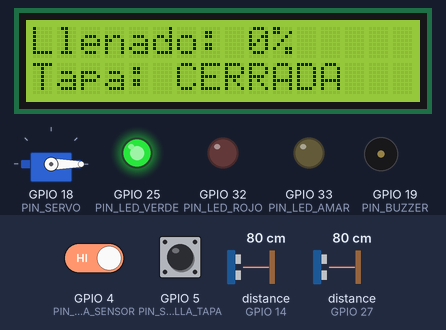
Bench run of a sketch on a simulated ESP32. Parts: 16×2 character LCD, servo, output pins drawn as LEDs (lit = HIGH), buzzer (waves = sounding). Wiring (from diagram.json): 2 × ultrasonic range finder: trigger GPIO 13, echo GPIO 14 / trigger GPIO 26, echo GPIO 27. The inputs (shaded band) are chosen by the test bench; at power-on: distance to the obstacle (sensors on GPIO 14, GPIO 27) 80 cm, GPIO 4 (PIN_SW_FALLA_SENSOR) HIGH, GPIO 5 (PIN_SW_FALLA_TAPA) HIGH. The echo pulse lasts 58.3 µs per cm; WiFi joins after 1.5 s; servers stay silent unless stated; pins used as bus, display or sensor lines are not drawn; what the sketch prints to the serial monitor is not drawn.

Above: at 4.0 s.
4.1 s: distance to the obstacle (sensor on GPIO 14) set to 23 cm
5.6 s: distance to the obstacle (sensor on GPIO 14) set to 19 cm
At 6.9 s:
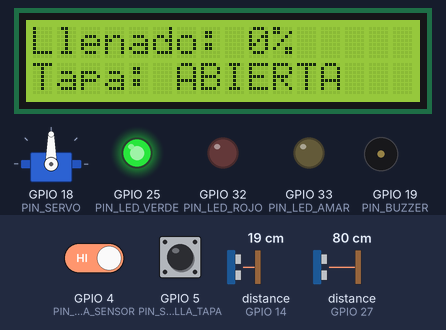
7.5 s: GPIO 4 (PIN_SW_FALLA_SENSOR) driven LOW
At 8.6 s:
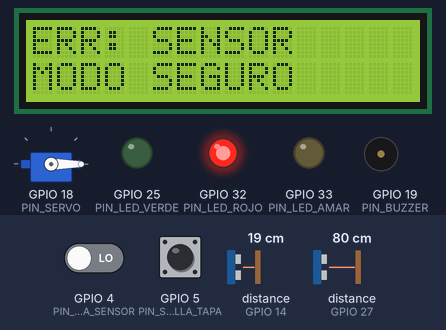
9.6 s: GPIO 4 (PIN_SW_FALLA_SENSOR) driven HIGH
At 9.86 s:
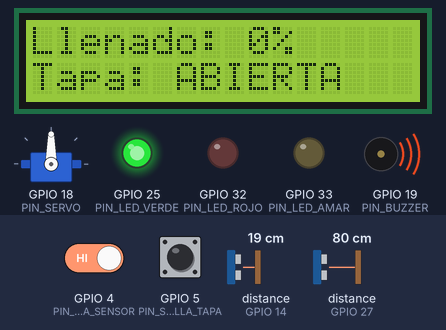
11.3 s: distance to the obstacle (sensor on GPIO 27) set to 22 cm
At 12.7 s:
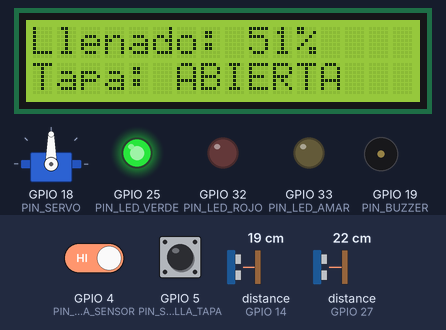
13.0 s: distance to the obstacle (sensor on GPIO 27) set to 18 cm
At 14.3 s:
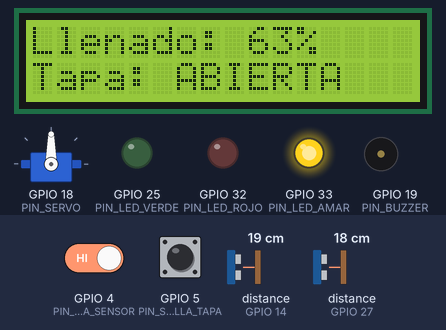
Timing chart, 0 to 15.7 s (numbered marks = the images above; inputs shaded):
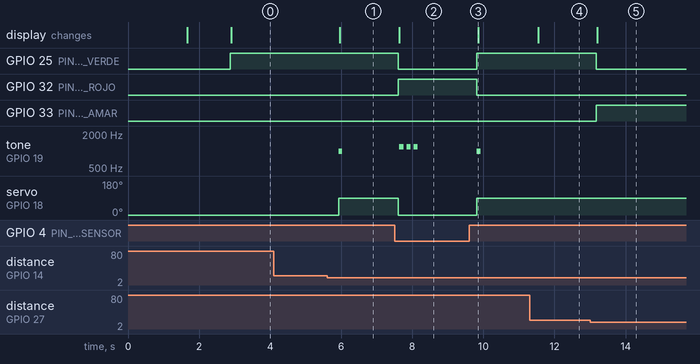

The sketch:

sketch.ino
```cpp
/*
 * Smart Bin — Cesto de Residuos Inteligente con Deteccion de Fallas
 * Alumno: Ricardo Gabriel Diaz | Comision ACM5AV
 * Materia: PP: Integracion Tecnologica (S0D53) — Parcial 2 (Noviembre 2026)
 * Docente: Sebastian Suarez Cores
 *
 * Componentes:
 * - ESP32 DevKit v1 (WiFi Wokwi-GUEST)
 * - Sensor 1: HC-SR04 externo (apertura sin contacto, <= 20 cm)
 * - Sensor 2: HC-SR04 interno (medicion de nivel de llenado)
 * - Actuador 1: Servo SG90 (tapa: 0° cerrada / 90° abierta)
 * - Actuador 2: LCD 16x2 I2C (direccion 0x27)
 * - Actuador 3: Semaforo 3 LEDs (Verde, Amarillo, Rojo con R=220 ohm)
 * - Actuador 4: Buzzer (avisos sonoros)
 * - Simulacion de fallas: 2 slide switches (sensor desconectado y servo trabado)
 */

#include <WiFi.h>
#include <WiFiClientSecure.h>
#include <HTTPClient.h>
#include <Wire.h>
#include <LiquidCrystal_I2C.h>
#include <ESP32Servo.h>

// --- Configuracion de red y Telegram ---
const char* WIFI_SSID = "Wokwi-GUEST";
const char* WIFI_PASS = "";
const int   WIFI_CANAL = 6;

// Credenciales para el bot de Telegram (se cargan antes de probar)
const char* TELEGRAM_TOKEN   = "PEGAR_TOKEN_AQUI";
const char* TELEGRAM_CHAT_ID = "PEGAR_CHAT_ID_AQUI";
bool telegramHabilitado = false;

// --- Pines ESP32 ---
// HC-SR04 externo (deteccion de mano)
const int PIN_TRIG_MANO  = 13;
const int PIN_ECHO_MANO  = 14;

// HC-SR04 interno (nivel de residuos)
const int PIN_TRIG_NIVEL = 26;
const int PIN_ECHO_NIVEL = 27;

// Actuadores
const int PIN_SERVO      = 18;
const int PIN_BUZZER     = 19;
const int PIN_LED_VERDE  = 25;
const int PIN_LED_AMAR   = 33;
const int PIN_LED_ROJO   = 32;

// Interruptores para simular fallas en Wokwi (activos en LOW con INPUT_PULLUP)
const int PIN_SW_FALLA_SENSOR = 4;  // Simula sensor desconectado
const int PIN_SW_FALLA_TAPA   = 5;  // Simula servo atascado

// --- Parametros y calibracion del cesto ---
const float DISTANCIA_APERTURA_CM = 20.0; // Abre a 20 cm o menos
const float ALTURA_CESTO_VACIO_CM = 40.0; // Distancia al fondo = 0% lleno
const float ALTURA_CESTO_LLENO_CM = 5.0;  // Distancia al tope = 100% lleno
const int   UMBRAL_MEDIO_PCT      = 60;   // Amarillo desde 60%
const int   UMBRAL_LLENO_PCT      = 85;   // Rojo y alerta Telegram desde 85%
const int   UMBRAL_BLOQUEO_PCT    = 95;   // Bloqueo de apertura desde 95%
const int   ANGULO_CERRADO        = 0;
const int   ANGULO_ABIERTO        = 90;
const unsigned long TIEMPO_TAPA_ABIERTA_MS = 4000;

// --- Variables y objetos ---
LiquidCrystal_I2C lcd(0x27, 16, 2);
Servo servoTapa;

bool tapaAbierta = false;
unsigned long momentoApertura = 0;

// Banderas para avisar por Telegram solo en el flanco (no spamear en cada loop)
bool alertaLlenoEnviada       = false;
bool alertaFallaSensorEnviada = false;
bool alertaFallaTapaEnviada   = false;
bool fallaTapaActiva          = false;

// Reemplaza espacios y saltos para armar la URL del bot
String codificarURL(const String& texto) {
  String out = "";
  for (size_t i = 0; i < texto.length(); i++) {
    char c = texto.charAt(i);
    if (c == ' ') out += "%20";
    else if (c == '\n') out += "%0A";
    else out += c;
  }
  return out;
}

// Envia un mensaje por HTTPS a la API de Telegram
void enviarTelegram(const String& mensaje) {
  Serial.println("[TELEGRAM] " + mensaje);

  if (!telegramHabilitado) {
    Serial.println("[TELEGRAM] Modo local (falta cargar TOKEN y CHAT_ID).");
    return;
  }
  if (WiFi.status() != WL_CONNECTED) {
    Serial.println("[TELEGRAM] Sin conexion WiFi, se omite el envio.");
    return;
  }

  WiFiClientSecure cliente;
  cliente.setInsecure(); // No usamos certificados raiz para no saturar memoria en el ESP32
  HTTPClient http;
  String url = String("https://api.telegram.org/bot") + TELEGRAM_TOKEN + "/sendMessage";

  http.begin(cliente, url);
  http.addHeader("Content-Type", "application/x-www-form-urlencoded");
  String datos = String("chat_id=") + TELEGRAM_CHAT_ID + "&text=" + codificarURL(mensaje);

  int codigoHTTP = http.POST(datos);
  Serial.printf("[TELEGRAM] Respuesta HTTP: %d\n", codigoHTTP);
  http.end();
}

// Mide distancia en cm; si timeout (sensor desconectado) devuelve -1.0
float medirDistanciaCm(int pinTrig, int pinEcho) {
  digitalWrite(pinTrig, LOW);
  delayMicroseconds(2);
  digitalWrite(pinTrig, HIGH);
  delayMicroseconds(10);
  digitalWrite(pinTrig, LOW);

  // Timeout de 30 ms para no colgar el loop si el sensor no devuelve eco
  unsigned long duracion = pulseIn(pinEcho, HIGH, 30000);
  if (duracion == 0) {
    return -1.0;
  }
  return (duracion * 0.0343) / 2.0;
}

void emitirPitidos(int cantidad, int duracionMs) {
  for (int i = 0; i < cantidad; i++) {
    tone(PIN_BUZZER, 1200, duracionMs);
    delay(duracionMs + 80);
  }
}

void actualizarSemaforo(bool verde, bool amarillo, bool rojo) {
  digitalWrite(PIN_LED_VERDE, verde ? HIGH : LOW);
  digitalWrite(PIN_LED_AMAR,  amarillo ? HIGH : LOW);
  digitalWrite(PIN_LED_ROJO,  rojo ? HIGH : LOW);
}

void mostrarLCD(const String& linea1, const String& linea2) {
  lcd.setCursor(0, 0);
  lcd.print(linea1);
  for (int i = linea1.length(); i < 16; i++) lcd.print(' ');

  lcd.setCursor(0, 1);
  lcd.print(linea2);
  for (int i = linea2.length(); i < 16; i++) lcd.print(' ');
}

void setup() {
  Serial.begin(115200);
  Serial.println("\n--- Iniciando Smart Bin ---");

  // Pines de sensores
  pinMode(PIN_TRIG_MANO,  OUTPUT);
  pinMode(PIN_ECHO_MANO,  INPUT);
  pinMode(PIN_TRIG_NIVEL, OUTPUT);
  pinMode(PIN_ECHO_NIVEL, INPUT);

  // Pines de actuadores
  pinMode(PIN_LED_VERDE, OUTPUT);
  pinMode(PIN_LED_AMAR,  OUTPUT);
  pinMode(PIN_LED_ROJO,  OUTPUT);
  pinMode(PIN_BUZZER,    OUTPUT);

  // Switches para inyectar fallas
  pinMode(PIN_SW_FALLA_SENSOR, INPUT_PULLUP);
  pinMode(PIN_SW_FALLA_TAPA,   INPUT_PULLUP);

  // LCD por bus I2C (SDA=21, SCL=22)
  Wire.begin(21, 22);
  lcd.init();
  lcd.backlight();
  mostrarLCD("Smart Bin", "Iniciando...");

  // Posicion inicial del servo (tapa cerrada)
  servoTapa.attach(PIN_SERVO, 500, 2400);
  servoTapa.write(ANGULO_CERRADO);

  // Si se pegaron credenciales reales habilitamos Telegram
  if (String(TELEGRAM_TOKEN) != "PEGAR_TOKEN_AQUI" && String(TELEGRAM_CHAT_ID) != "PEGAR_CHAT_ID_AQUI") {
    telegramHabilitado = true;
  }

  // Conexion WiFi a Wokwi-GUEST con timeout para que no quede clavado
  mostrarLCD("Conectando WiFi", "Wokwi-GUEST...");
  WiFi.mode(WIFI_STA);
  WiFi.begin(WIFI_SSID, WIFI_PASS, WIFI_CANAL);
  Serial.print("Buscando red WiFi");

  int intentos = 0;
  while (WiFi.status() != WL_CONNECTED && intentos < 60) {
    delay(250);
    Serial.print(".");
    intentos++;
  }

  if (WiFi.status() == WL_CONNECTED) {
    Serial.print("\nWiFi conectado. IP: ");
    Serial.println(WiFi.localIP());
    mostrarLCD("WiFi OK", WiFi.localIP().toString());
    enviarTelegram("Smart Bin conectado y listo.");
  } else {
    Serial.println("\nSin WiFi. Funciona en modo autonomo local.");
    mostrarLCD("Modo Local", "Sin conexion");
  }
  delay(1200);
}

void loop() {
  // 1. Verificamos si estan activos los switches de falla (LOW por pull-up)
  bool simularFallaSensor = (digitalRead(PIN_SW_FALLA_SENSOR) == LOW);
  bool simularFallaTapa   = (digitalRead(PIN_SW_FALLA_TAPA)   == LOW);

  // 2. Leemos distancias de ambos sensores
  float distNivel = simularFallaSensor ? -1.0 : medirDistanciaCm(PIN_TRIG_NIVEL, PIN_ECHO_NIVEL);
  float distMano  = medirDistanciaCm(PIN_TRIG_MANO, PIN_ECHO_MANO);

  // --- Falla 1: Sensor de llenado desconectado o sin lectura ---
  if (distNivel < 0 || distNivel > 400.0) {
    servoTapa.write(ANGULO_CERRADO);
    tapaAbierta = false;
    actualizarSemaforo(false, false, true);
    mostrarLCD("ERR: SENSOR", "MODO SEGURO");
    Serial.println("[FALLA] Sensor de nivel sin lectura valida.");

    if (!alertaFallaSensorEnviada) {
      emitirPitidos(3, 120);
      enviarTelegram("ALERTA: Falla en sensor de nivel. Cesto en Modo Seguro.");
      alertaFallaSensorEnviada = true;
    }
    delay(500);
    return;
  } else if (alertaFallaSensorEnviada) {
    alertaFallaSensorEnviada = false;
    enviarTelegram("INFO: Sensor de nivel normalizado.");
  }

  // 3. Calculo de porcentaje de llenado (40 cm = 0%, 5 cm = 100%)
  float pctFloat = ((ALTURA_CESTO_VACIO_CM - distNivel) / (ALTURA_CESTO_VACIO_CM - ALTURA_CESTO_LLENO_CM)) * 100.0;
  int porcentaje = constrain((int)round(pctFloat), 0, 100);

  // --- Falla 2: Restablecimiento de servo si se destraba el switch ---
  if (!simularFallaTapa && fallaTapaActiva) {
    fallaTapaActiva = false;
    alertaFallaTapaEnviada = false;
    enviarTelegram("INFO: Servo de tapa restablecido.");
  }

  if (fallaTapaActiva) {
    actualizarSemaforo(false, false, true);
    mostrarLCD("ERR: TAPA", "REVISAR SERVO");
    delay(500);
    return;
  }

  // 4. Semáforo y notificacion de llenado por Telegram
  if (porcentaje >= UMBRAL_LLENO_PCT) {
    actualizarSemaforo(false, false, true);
    if (!alertaLlenoEnviada) {
      emitirPitidos(2, 150);
      enviarTelegram("ALERTA: Cesto al " + String(porcentaje) + "% de capacidad. Requiere vaciado.");
      alertaLlenoEnviada = true;
    }
  } else if (porcentaje >= UMBRAL_MEDIO_PCT) {
    actualizarSemaforo(false, true, false);
    if (alertaLlenoEnviada && porcentaje < 50) alertaLlenoEnviada = false;
  } else {
    actualizarSemaforo(true, false, false);
    if (alertaLlenoEnviada) {
      alertaLlenoEnviada = false;
      enviarTelegram("INFO: Cesto vaciado (" + String(porcentaje) + "%).");
    }
  }

  // 5. Apertura automatica sin contacto
  if (!tapaAbierta && distMano > 0 && distMano <= DISTANCIA_APERTURA_CM) {
    if (porcentaje >= UMBRAL_BLOQUEO_PCT) {
      // Si esta al 95% o mas, no abre para evitar desborde
      mostrarLCD("LLENO: " + String(porcentaje) + "%", "NO ABRE TAPA");
      emitirPitidos(2, 80);
      Serial.println("[AVISO] Apertura bloqueada por capacidad maxima.");
    } else if (simularFallaTapa) {
      // Simula traba del servo al intentar abrir
      fallaTapaActiva = true;
      actualizarSemaforo(false, false, true);
      mostrarLCD("ERR: TAPA", "REVISAR SERVO");
      Serial.println("[FALLA] El servo no respondio a la orden de apertura.");
      if (!alertaFallaTapaEnviada) {
        emitirPitidos(3, 180);
        enviarTelegram("ALERTA: Tapa trabada o falla de servo al intentar abrir.");
        alertaFallaTapaEnviada = true;
      }
      return;
    } else {
      // Apertura normal
      servoTapa.write(ANGULO_ABIERTO);
      tapaAbierta = true;
      momentoApertura = millis();
      tone(PIN_BUZZER, 1000, 100);
      Serial.println("[OK] Mano detectada -> Tapa abierta.");
    }
  }

  // 6. Cierre automatico a los 4 segundos si la mano ya no esta
  if (tapaAbierta && (millis() - momentoApertura >= TIEMPO_TAPA_ABIERTA_MS)) {
    if (distMano < 0 || distMano > DISTANCIA_APERTURA_CM) {
      servoTapa.write(ANGULO_CERRADO);
      tapaAbierta = false;
      Serial.println("[OK] Tiempo cumplido -> Tapa cerrada.");
    }
  }

  // 7. Visualizacion en LCD y Monitor Serie
  String estadoTapa = tapaAbierta ? "Tapa: ABIERTA" : (porcentaje >= UMBRAL_BLOQUEO_PCT ? "LLENO - BLOQUEO" : "Tapa: CERRADA");
  mostrarLCD("Llenado: " + String(porcentaje) + "%", estadoTapa);

  Serial.print("Llenado: ");
  Serial.print(porcentaje);
  Serial.print("% (");
  Serial.print(distNivel, 1);
  Serial.print(" cm) | Mano: ");
  Serial.print(distMano, 1);
  Serial.print(" cm | ");
  Serial.println(estadoTapa);

  delay(300);
}
```

Measured:
- the behaviour switches between 21 and 20 cm on distance to the obstacle (sensor on GPIO 14) (found by bisection; images 0 and 1)
- the behaviour switches between 20 and 19 cm on distance to the obstacle (sensor on GPIO 27) (found by bisection; images 4 and 5)
- after the input at 4.1 s, every drawn part: stays the same
- after the input at 5.6 s, tone on GPIO 19 (PIN_BUZZER): silent → 1000 Hz after 0.32 s, → silent 0.10 s later; servo on GPIO 18 (PIN_SERVO): 0° → 90° after 0.32 s; the display: changes after 0.35 s (image 1)
- after the input at 7.5 s, GPIO 25 (PIN_LED_VERDE): HIGH → LOW after 0.11 s; GPIO 32 (PIN_LED_ROJO): LOW → HIGH after 0.11 s
- after the input at 9.6 s, GPIO 25 (PIN_LED_VERDE): LOW → HIGH after 0.22 s; GPIO 32 (PIN_LED_ROJO): HIGH → LOW after 0.22 s; tone on GPIO 19 (PIN_BUZZER): silent → 1000 Hz after 0.22 s, → silent 0.10 s later; servo on GPIO 18 (PIN_SERVO): 0° → 90° after 0.22 s; the display: changes after 0.25 s (image 3)
- after the input at 11.3 s, the display: changes after 0.24 s (image 4)
- after the input at 13.0 s, GPIO 25 (PIN_LED_VERDE): HIGH → LOW after 0.18 s; GPIO 33 (PIN_LED_AMAR): LOW → HIGH after 0.18 s; the display: changes after 0.21 s (image 5)
